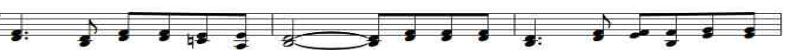
//> input picture src/previous_work/1.jpg, 805 x 50 px
$ ./detectBarlines previous_work/1.jpg   (built with g++ and OpenCV 4)
//> lines starting //> are read from the running program, lines starting //| are printed output that depends on the picture; after the words box and inside, x2 and y2 are one past the last pixel; in counts of white or black regions, pixels touching at a corner belong together
#include <opencv2/imgproc/imgproc.hpp>
#include <opencv2/highgui/highgui.hpp>
#include "opencv2/text.hpp"
#include <iostream>
#include <algorithm>

using namespace cv;
using namespace std;
Mat src,img_bw;


void selectSort(int arr[], int n)
{
	int pos_min,temp;
  for (int i=0; i < n-1; i++)
	{
	  pos_min = i;
		for (int j=i+1; j < n; j++)
		{
      if (arr[j] < arr[pos_min])
        pos_min=j;
    }
    if (pos_min != i)
    {
      temp = arr[i];
      arr[i] = arr[pos_min];
      arr[pos_min] = temp;
    }
	}
}


vector<int> x_coords_using_vertical_line_detection(vector<Vec2f> lines)
{
  int count=0;
  vector<int> x_coords;

  for( size_t i = 0; i < lines.size(); i++ )
  {
      float rho = lines[i][0], theta = lines[i][1];
      Point pt1, pt2;
      if (theta>-0.1 and theta <0.1)
      {
        int x_avg;
        count++;
        double a = cos(theta), b = sin(theta);
        double x0 = a*rho, y0 = b*rho;
        pt1.x = cvRound(x0 + 1000*(-b));
        pt1.y = cvRound(y0 + 1000*(a));
        pt2.x = cvRound(x0 - 1000*(-b));
        pt2.y = cvRound(y0 - 1000*(a));
        x_avg=(pt1.x+pt2.x)/2;
        x_coords.push_back(x_avg);
      }
  }
	int x_lines[x_coords.size()];
	for (int i=0;i<x_coords.size();i++)
	{
		x_lines[i]=x_coords[i];
	}
  selectSort(x_lines,x_coords.size());
	int size=x_coords.size();
  x_coords.clear();
	int current_x_coordinate=0;
	for (int i=1;i<size;i++)
	{
		if((x_lines[i]-current_x_coordinate)>10)
		{
			x_coords.push_back((current_x_coordinate+x_lines[i-1])/2);
			current_x_coordinate=x_lines[i];
		}
	}
	x_coords.push_back(current_x_coordinate);
	x_coords.erase(x_coords.begin());
	for(int i=0;i<x_coords.size();i++)
	{
		cout<<x_coords[i]<<endl;

	}
	cout<<"Total number of vertical lines ="<<x_coords.size()<<endl;
  return x_coords;

}


vector<int> barline_detection_using_dist_transform(vector<int> x_coordinates)
{
		Mat dist;
		vector<int> bars;
		Mat drawing=Mat::zeros(img_bw.rows,img_bw.cols,CV_8UC1);
		Mat final=Mat::zeros(img_bw.rows,img_bw.cols,CV_8UC1);
		int x_starting=0;
		vector<vector<Point> > contours;
		vector<Vec4i> hierarchy;
		for(int i=0;i<x_coordinates.size()-1;i++)
		{
			Mat cropped=img_bw(Rect(x_starting,0,((x_coordinates[i]+x_coordinates[i+1])/2-x_starting),img_bw.rows-1));
			findContours(cropped, contours, hierarchy,CV_RETR_CCOMP, CV_CHAIN_APPROX_SIMPLE, Point(0, 0) );
			Mat temp=Mat::zeros(cropped.rows,cropped.cols,CV_8UC1);
			for(int j=0;j<contours.size();j++)
			{
				drawContours(temp, contours,j,255, -1, 8, hierarchy, 0, Point() );
			}
			temp.copyTo(drawing(Rect(x_starting,0,((x_coordinates[i]+x_coordinates[i+1])/2-x_starting),img_bw.rows-1)));
			x_starting=(x_coordinates[i]+x_coordinates[i+1])/2;
		}
		Mat cropped=img_bw(Rect(x_starting,0,img_bw.cols-x_starting,img_bw.rows-1));
		findContours(cropped, contours, hierarchy,CV_RETR_CCOMP, CV_CHAIN_APPROX_SIMPLE, Point(0, 0) );
		Mat temp=Mat::zeros(cropped.rows,cropped.cols,CV_8UC1);
		for(int j=0;j<contours.size();j++)
		{
			drawContours(temp, contours,j,255, -1, 8, hierarchy, 0, Point() );
		}
		temp.copyTo(drawing(Rect(x_starting,0,img_bw.cols-x_starting,img_bw.rows-1)));
		distanceTransform(drawing,dist, CV_DIST_L2, 3);
	  normalize(dist,dist, 0.0, 1.0, NORM_MINMAX);
		imshow("distance transformed image",dist);
		threshold(dist,final, .5, 1., CV_THRESH_BINARY);
		imshow("only the peaks",final);
		x_starting=0;
		for(int i=0;i<x_coordinates.size()-1;i++)
		{

			Mat cropped=final(Rect(x_starting,0,((x_coordinates[i]+x_coordinates[i+1])/2-x_starting),img_bw.rows-1));
			if (countNonZero(cropped) < 1)
			{
				bars.push_back(x_coordinates[i]);
			}
			x_starting=(x_coordinates[i]+x_coordinates[i+1])/2;
		}
		bars.push_back(x_coordinates[x_coordinates.size()-1]);
		cout<<"Giving the coordinates of the bar lines"<<endl;
		for(int i=0;i<bars.size();i++)
		{
			cout<<bars[i]<<endl;
		}
		return bars;
}


//
int main(int argc, char** argv)
{
  if (argc != 2)
  {
    cout << "Please give the location of source sheet Music as ./test /path/to/MusicSheet" <<endl;
    return -1;
  }


  src =imread(argv[1]);
//> src is the input picture: 50 rows x 805 cols, CV_8UC3; mean B, G, R 217.7, 217.8, 217.8
  imshow("original image",src);
  Mat img=imread(argv[1],0);
//> img: 50 rows x 805 cols, CV_8UC1; min 0, max 255, mean 217.8
  if (src.empty())
  {
    cout << "No Image found found at the given location,please try again" <<endl;
    return -1;
  }
  vector<Vec2f> lines;
  threshold(img, img_bw, 0, 255, CV_THRESH_BINARY | CV_THRESH_OTSU);
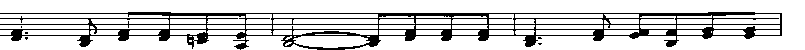
//> img_bw: 50 rows x 805 cols, CV_8UC1; 82.3% white; 6 black regions (5 under 20 px), largest, box (x1, y1, x2, y2) and area: (0, 12, 782, 50) 7111
  bitwise_not(img_bw,img_bw);
  Mat grad_x,abs_grad_x;
  Sobel(img_bw, grad_x, CV_16S, 1, 0, 3, 1, 0, BORDER_DEFAULT );
  convertScaleAbs( grad_x, abs_grad_x );
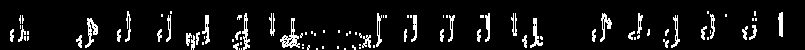
//> abs_grad_x: 50 rows x 805 cols, CV_8UC1; 7.6% white in thin lines or dots, all inside (x1, y1, x2, y2) = (10, 11, 783, 50)
  //imshow("horizontal edge detection",abs_grad_x);
  HoughLines(abs_grad_x, lines, 1, CV_PI/180,18, 0, 0 );
//> lines = 1063 lines (rho, theta), first 12: [37, 1.57], [39, 1.57], [31, 1.57], [33, 1.57], [35, 1.57], [40, 1.55], [43, 1.55], [47, 1.55], [29, 1.59], [27, 1.59], [53, 1.54], [55, 1.54]

  vector <int> x_coordinates=x_coords_using_vertical_line_detection(lines);
//> the loop in x_coords_using_vertical_line_detection, `for( size_t i = 0; i < lines.size(); i++ )` made 1063 passes
//> (rho, theta, a, b, x0, y0, x_avg) on passes 99, 133, 147, 167, 168, 195, 196, 197, 198, 199, 200, 201: (246, 0, 1, 0, 246, 0, 246), (247, 0.0349, 0.999, 0.0349, 246.8, 8.62, 247), (245, 0.0349, 0.999, 0.0349, 244.9, 8.55, 245), (244, 0, 1, 0, 244, 0, 244), (677, 0, 1, 0, 677, 0, 677), (207, 0, 1, 0, 207, 0, 207), (293, 0, 1, 0, 293, 0, 293), (377, 0, 1, 0, 377, 0, 377), (379, 0, 1, 0, 379, 0, 379), (488, 0, 1, 0, 488, 0, 488), (170, 0.0175, 1, 0.0175, 170, 2.97, 170), (489, 0.0175, 1, 0.0175, 488.9, 8.53, 488)
//> after the loop in x_coords_using_vertical_line_detection, `for( size_t i = 0; i < lines.size(); i++ )`: count = 72; x_coords = 72 values, max 781 at index 29, min 22 at index 41, mean 404.7
//> the loop in x_coords_using_vertical_line_detection, `for (int i=0;i<x_coords.size();i++)` made 72 passes
//> the loop in selectSort, `for (int i=0; i < n-1; i++)` made 71 passes
//> (pos_min, temp) on passes 1 to 12: (41, 246), (34, 247), (56, 245), (38, 244), (65, 677), (33, 207), (22, 293), (57, 377), (61, 379), (19, 488), (21, 170), (66, 488)
//> temp on passes 61 to 66: 781, 780, 754, 754, 754, 780
//> after the loop in selectSort, `for (int i=0; i < n-1; i++)`: pos_min = 71
//> in x_coords_using_vertical_line_detection, `int size=x_coords.size();`: size = 72
//> the loop in x_coords_using_vertical_line_detection, `for (int i=1;i<size;i++)` made 71 passes
//> after the loop in x_coords_using_vertical_line_detection, `for (int i=1;i<size;i++)`: x_coords = 20 values from 11 to 753; current_x_coordinate = 776
//> in x_coords_using_vertical_line_detection, `x_coords.push_back(current_x_coordinate);`: x_coords = 21 values from 11 to 776
//> in x_coords_using_vertical_line_detection, `x_coords.erase(x_coords.begin());`: x_coords = 20 values from 23 to 776
//> the loop in x_coords_using_vertical_line_detection, `for(int i=0;i<x_coords.size();i++)` made 20 passes
//| 23
//| 91
//| 128
//| 169
//| 206
//| 245
//| 272
//| 292
//> (output is shown up to pass 8 of 20)
//| Total number of vertical lines =20
//> x_coordinates = 20 values from 23 to 776
	vector <int> bar_lines=barline_detection_using_dist_transform(x_coordinates);
//> the loop in barline_detection_using_dist_transform, `for(int i=0;i<x_coordinates.size()-1;i++)` made 19 passes
//> x_starting on passes 1, 2, 3, 4, 5, 6, 8, 9, 10, 11, 12, 14: 57, 109, 148, 187, 225, 258, 335, 396, 433, 469, 501, 567
//> (contours, x_starting) on passes 7, 13: (3 contours, all with area under 20, 282), (2 contours, all with area under 20, 523)
//> after the loop in barline_detection_using_dist_transform, `for(int i=0;i<x_coordinates.size()-1;i++)`: drawing: 50 rows x 805 cols, CV_8UC1; 17.6% white; 6 white regions (5 under 20 px), largest, box (x1, y1, x2, y2) and area: (0, 12, 764, 49) 7045
//> in barline_detection_using_dist_transform, `Mat cropped=img_bw(Rect(x_starting,0,img_bw.cols-x_starting,img_bw.row..`:
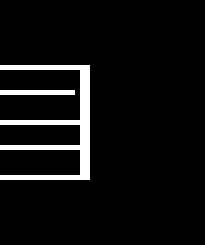
//> cropped: 49 rows x 41 cols, CV_8UC1 (shown 5 times larger); 6.2% white in thin lines or dots, all inside (x1, y1, x2, y2) = (0, 13, 18, 36)
//> in barline_detection_using_dist_transform, `findContours(cropped, contours, hierarchy,CV_RETR_CCOMP, CV_CHAIN_APPR..`: contours = 2 contours, 1 with area under 20; largest, box (x1, y1, x2, y2) and area: (0, 13, 18, 36) 25
//> the loop in barline_detection_using_dist_transform, `for(int j=0;j<contours.size();j++)` made 2 passes
//> in barline_detection_using_dist_transform, `temp.copyTo(drawing(Rect(x_starting,0,img_bw.cols-x_starting,img_bw.ro..`:
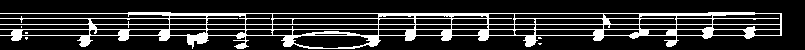
//> drawing: 50 rows x 805 cols, CV_8UC1; 17.9% white; 6 white regions (5 under 20 px), largest, box (x1, y1, x2, y2) and area: (0, 12, 782, 49) 7170
//> in barline_detection_using_dist_transform, `normalize(dist,dist, 0.0, 1.0, NORM_MINMAX);`:
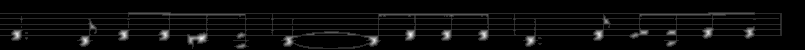
//> dist: 50 rows x 805 cols, CV_32FC1; min 0, max 1, mean 0.043
//> in barline_detection_using_dist_transform, `threshold(dist,final, .5, 1., CV_THRESH_BINARY);`: final: 50 rows x 805 cols, CV_32FC1; values 0 (black) and 1 (white), 1.4% white; 23 white regions (9 under 20 px), largest, box (x1, y1, x2, y2) and area: (189, 35, 206, 43) 67, (408, 31, 414, 39) 40, (528, 37, 534, 45) 38
//> the loop in barline_detection_using_dist_transform, `for(int i=0;i<x_coordinates.size()-1;i++)` made 19 passes
//> pass 1, in barline_detection_using_dist_transform, `Mat cropped=final(Rect(x_starting,0,((x_coordinates[i]+x_coordinates[i..`:
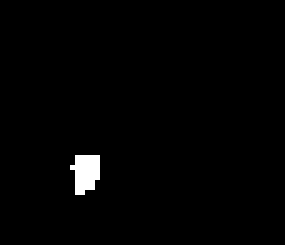
//> cropped: 49 rows x 57 cols, CV_32FC1 (shown 5 times larger); values 0 (black) and 1 (white), 1.3% white; 1 white region, box (x1, y1, x2, y2) and area: (14, 31, 20, 39) 36
//> in barline_detection_using_dist_transform, `bars.push_back(x_coordinates[x_coordinates.size()-1]);`: bars = [272, 514, 776]
//> the loop in barline_detection_using_dist_transform, `for(int i=0;i<bars.size();i++)` made 3 passes
//| 272
//| 514
//| 776
//> bar_lines = [272, 514, 776]


	for(int i=0;i<bar_lines.size();i++)
	{
		line(src,Point(bar_lines[i],0),Point(bar_lines[i],(src.rows-1)), Scalar(0,0,255), 1, CV_AA);
	}
//> this loop made 3 passes
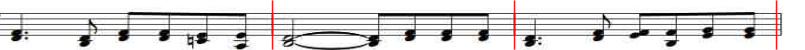
//> src: 50 rows x 805 cols, CV_8UC3; 1.12% of pixels changed, all inside (x1, y1, x2, y2) = (271, 0, 778, 50)
  imshow("Bar lines Detected",src);
	imwrite("bars1.jpg",src);
	//imshow("binary image",img_bw);

  //imwrite("horixontal.jpg",abs_grad_x);


  waitKey(0);
}
